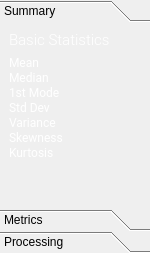
              <widget class="QFrame" name="frame_3">
               <property name="minimumSize">
                <size>
                 <width>0</width>
                 <height>0</height>
                </size>
               </property>
               <property name="maximumSize">
                <size>
                 <width>150</width>
                 <height>16777215</height>
                </size>
               </property>
               <property name="baseSize">
                <size>
                 <width>0</width>
                 <height>0</height>
                </size>
               </property>
               <property name="frameShape">
                <enum>QFrame::NoFrame</enum>
               </property>
               <property name="frameShadow">
                <enum>QFrame::Raised</enum>
               </property>
               <layout class="QGridLayout" name="gridLayout_25">
                <property name="leftMargin">
                 <number>0</number>
                </property>
                <property name="topMargin">
                 <number>0</number>
                </property>
                <property name="rightMargin">
                 <number>0</number>
                </property>
                <property name="bottomMargin">
                 <number>0</number>
                </property>
                <property name="spacing">
                 <number>0</number>
                </property>
                <item row="0" column="0">
                 <widget class="QToolBox" name="toolBoxData">
                  <property name="styleSheet">
                   <string notr="true"/>
                  </property>
                  <property name="currentIndex">
                   <number>0</number>
                  </property>
                  <property name="tabSpacing">
                   <number>0</number>
                  </property>
                  <widget class="QWidget" name="page">
                   <property name="geometry">
                    <rect>
                     <x>0</x>
                     <y>0</y>
                     <width>119</width>
                     <height>178</height>
                    </rect>
                   </property>
                   <property name="maximumSize">
                    <size>
                     <width>150</width>
                     <height>16777215</height>
                    </size>
                   </property>
                   <attribute name="label">
                    <string>Summary</string>
                   </attribute>
                   <layout class="QGridLayout" name="gridLayout_26">
                    <item row="0" column="1">
                     <layout class="QVBoxLayout" name="verticalLayout_17">
                      <item>
                       <widget class="QLabel" name="label_32">
                        <property name="styleSheet">
                         <string notr="true">QLabel
{
	font-family: Roboto;
	font-weight: 200;
	font-size: 11pt;
	color: white;
}</string>
                        </property>
                        <property name="text">
                         <string>Basic Statistics</string>
                        </property>
                       </widget>
                      </item>
                      <item>
                       <widget class="QFrame" name="frame_23">
                        <property name="styleSheet">
                         <string notr="true">QLabel
{
	font-family: Roboto;
	font-weight: normal;
	font-size: 9pt;
	color: white;
}</string>
                        </property>
                        <property name="frameShape">
                         <enum>QFrame::NoFrame</enum>
                        </property>
                        <property name="frameShadow">
                         <enum>QFrame::Raised</enum>
                        </property>
                        <layout class="QGridLayout" name="gridLayout_31">
                         <property name="leftMargin">
                          <number>0</number>
                         </property>
                         <property name="topMargin">
                          <number>0</number>
                         </property>
                         <property name="rightMargin">
                          <number>0</number>
                         </property>
                         <property name="bottomMargin">
                          <number>0</number>
                         </property>
                         <property name="spacing">
                          <number>0</number>
                         </property>
                         <item row="0" column="0">
                          <layout class="QGridLayout" name="gridLayout_30">
                           <item row="3" column="1">
                            <widget class="QLabel" name="label_40">
                             <property name="text">
                              <string/>
                             </property>
                            </widget>
                           </item>
                           <item row="4" column="1">
                            <widget class="QLabel" name="label_42">
                             <property name="text">
                              <string/>
                             </property>
                            </widget>
                           </item>
                           <item row="1" column="1">
                            <widget class="QLabel" name="label_36">
                             <property name="text">
                              <string/>
                             </property>
                            </widget>
                           </item>
                           <item row="4" column="0">
                            <widget class="QLabel" name="label_41">
                             <property name="text">
                              <string>Variance</string>
                             </property>
                            </widget>
                           </item>
                           <item row="0" column="0">
                            <widget class="QLabel" name="label_33">
                             <property name="text">
                              <string>Mean</string>
                             </property>
                            </widget>
                           </item>
                           <item row="6" column="1">
                            <widget class="QLabel" name="label_46">
                             <property name="text">
                              <string/>
                             </property>
                            </widget>
                           </item>
                           <item row="2" column="1">
                            <widget class="QLabel" name="label_38">
                             <property name="text">
                              <string/>
                             </property>
                            </widget>
                           </item>
                           <item row="0" column="1">
                            <widget class="QLabel" name="label_34">
                             <property name="text">
                              <string/>
                             </property>
                            </widget>
                           </item>
                           <item row="1" column="0">
                            <widget class="QLabel" name="label_35">
                             <property name="text">
                              <string>Median</string>
                             </property>
                            </widget>
                           </item>
                           <item row="2" column="0">
                            <widget class="QLabel" name="label_37">
                             <property name="text">
                              <string>1st Mode</string>
                             </property>
                            </widget>
                           </item>
                           <item row="5" column="0">
                            <widget class="QLabel" name="label_43">
                             <property name="text">
                              <string>Skewness</string>
                             </property>
                            </widget>
                           </item>
                           <item row="3" column="0">
                            <widget class="QLabel" name="label_39">
                             <property name="text">
                              <string>Std Dev</string>
                             </property>
                            </widget>
                           </item>
                           <item row="6" column="0">
                            <widget class="QLabel" name="label_45">
                             <property name="text">
                              <string>Kurtosis</string>
                             </property>
                            </widget>
                           </item>
                           <item row="5" column="1">
                            <widget class="QLabel" name="label_44">
                             <property name="text">
                              <string/>
                             </property>
                            </widget>
                           </item>
                           <item row="7" column="0">
                            <spacer name="verticalSpacer_2">
                             <property name="orientation">
                              <enum>Qt::Vertical</enum>
                             </property>
                             <property name="sizeHint" stdset="0">
                              <size>
                               <width>20</width>
                               <height>40</height>
                              </size>
                             </property>
                            </spacer>
                           </item>
                          </layout>
                         </item>
                        </layout>
                       </widget>
                      </item>
                     </layout>
                    </item>
                   </layout>
                  </widget>
                  <widget class="QWidget" name="page_3">
                   <property name="geometry">
                    <rect>
                     <x>0</x>
                     <y>0</y>
                     <width>100</width>
                     <height>30</height>
                    </rect>
                   </property>
                   <attribute name="label">
                    <string>Metrics</string>
                   </attribute>
                  </widget>
                  <widget class="QWidget" name="page_2">
                   <property name="geometry">
                    <rect>
                     <x>0</x>
                     <y>0</y>
                     <width>100</width>
                     <height>30</height>
                    </rect>
                   </property>
                   <attribute name="label">
                    <string>Processing</string>
                   </attribute>
                  </widget>
                 </widget>
                </item>
               </layout>
              </widget>
